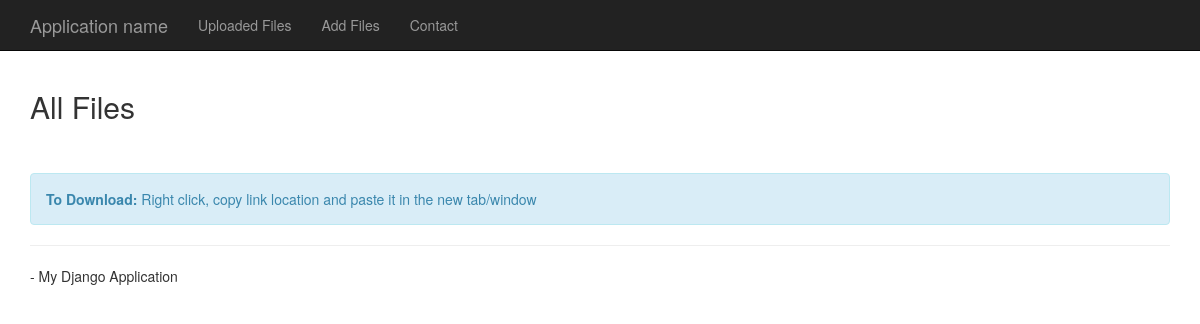
The page /files/ on the database as committed earlier.
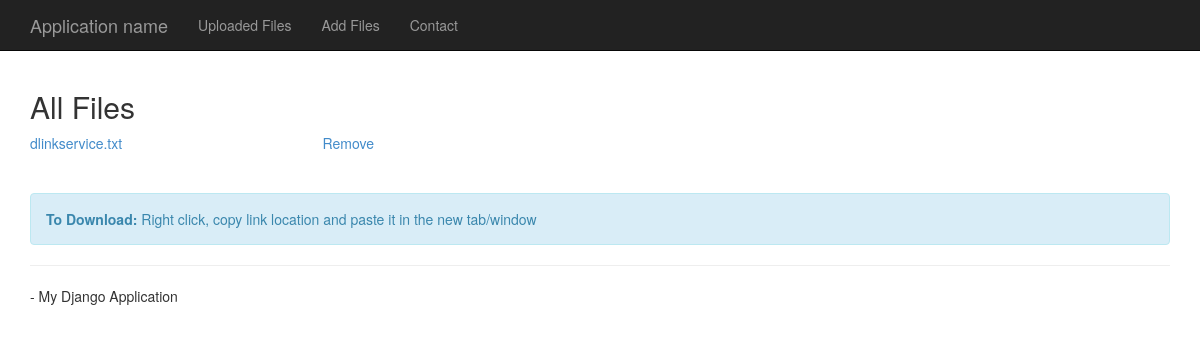
The same page on the database as committed later.
### app/models.py (models this page shows)
class File(models.Model):
    def filterName(instance, name):
        return name
    upload = models.FileField('Upload File', upload_to = filterName, null = True)

### app/views.py (the view)
# urls.py: url(r'^files/?$', 'app.views.files', name='files'),
def files(request):
    files = File.objects.all()
    return render_to_response('app/files.html',
                              context_instance = RequestContext(request,  { 'files' : files }))

### app/templates/app/files.html
﻿{% extends "app/layout.html" %}
{% block content %}
<h2>All Files</h2>
{% for file in files %}
<div class="row">
    <div class="col-md-3">
    <a href="file:///{{ MEDIA_URL }}{{ file.upload }}">
        {{ file.upload }}
    </a>
    </div>
    <div class="col-md-1">
         <a href="delete/{{ file.id }}">Remove</a>
    </div>
</div>
{% endfor %}
<br/>
<br/>
<div class="alert alert-info">
  <strong>To Download:</strong> Right click, copy link location and paste it in the new tab/window
</div>
{% endblock %}

### app/templates/app/layout.html (shortened to what this page needs)
﻿<!DOCTYPE html>
<html>
<head>
    {% load staticfiles %}
    <link rel="stylesheet" type="text/css" href="{% static 'app/content/bootstrap.min.css' %}" />
    <link rel="stylesheet" type="text/css" href="{% static 'app/content/site.css' %}" />
</head>
<body>
    <div class="navbar navbar-inverse navbar-fixed-top">
        <div class="container">
            <div class="navbar-header">
                <a href="/" class="navbar-brand">Application name</a>
            </div>
            <div class="navbar-collapse collapse">
                <ul class="nav navbar-nav">
                    <li><a href="{% url 'files' %}">Uploaded Files</a></li>
                    <li><a href="{% url 'add' %}">Add Files</a></li>
                    <li><a href="{% url 'contact' %}">Contact</a></li>
                </ul>
            </div>
        </div>
    </div>
    <div class="container body-content">
{% block content %}{% endblock %}
        <hr/>
        <footer>
            <p>{{ year }} - My Django Application</p>
        </footer>
    </div>
</body>
</html>

Rows that differ between the two databases and show on the page:
added File: upload "dlinkservice.txt"
